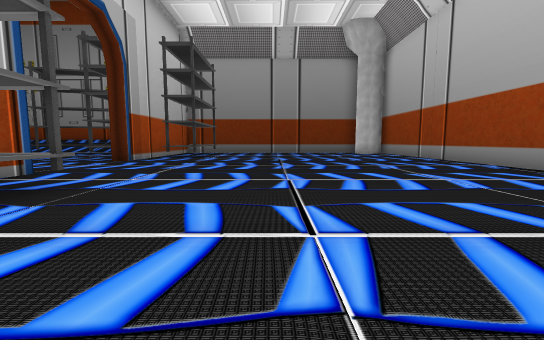
[1] (above)

19 first-person views from a walk through a 3-D level made in the Unity game engine. The camera is 1.2 m above the floor, tilts 6° down and sees 90° across. The floor is counted in squares, 2 m on a side. Each view is taken from the middle of a square. On the plan, view 1 faces up. The plan holds only what a view shows up to about 9 squares ahead; the rest is blank. The place goes on beyond the plan.

[2]
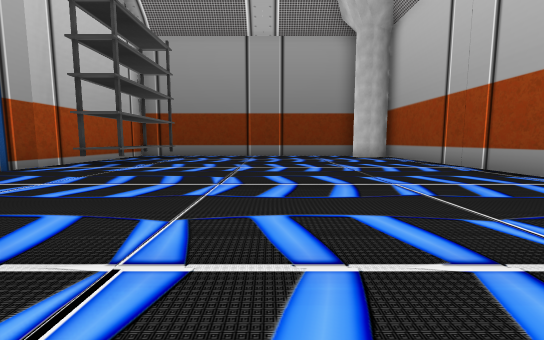

[3]
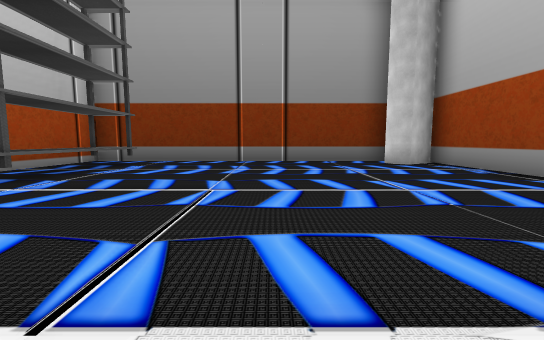

[4]
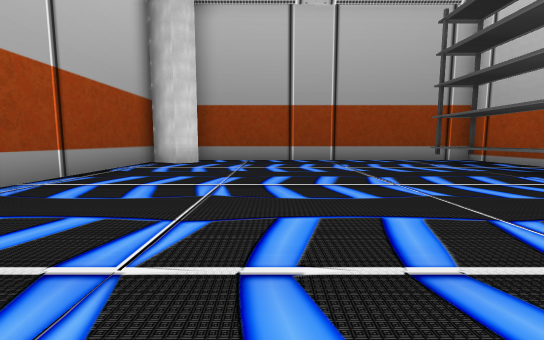

[5]
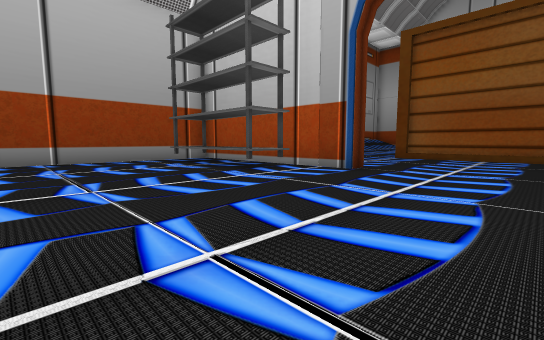

[6]
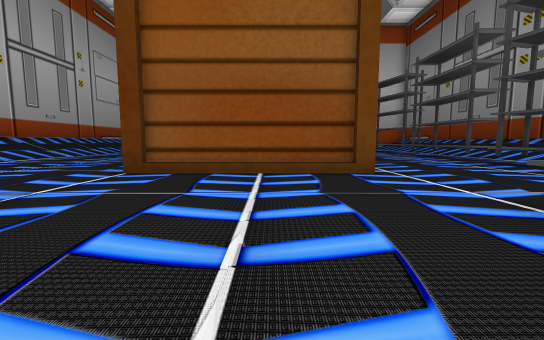

[7]
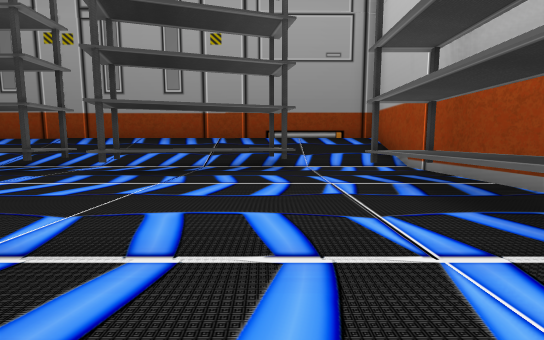

[8]
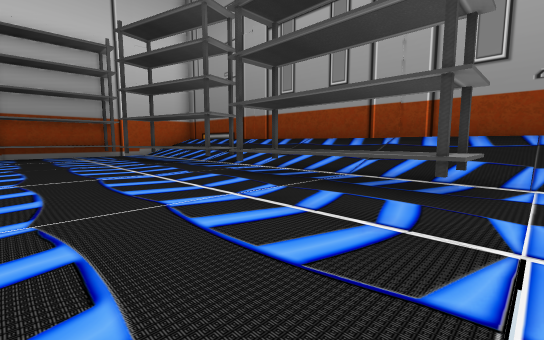

[9]
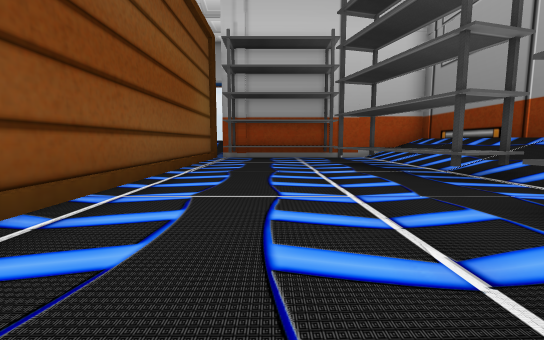

[10]
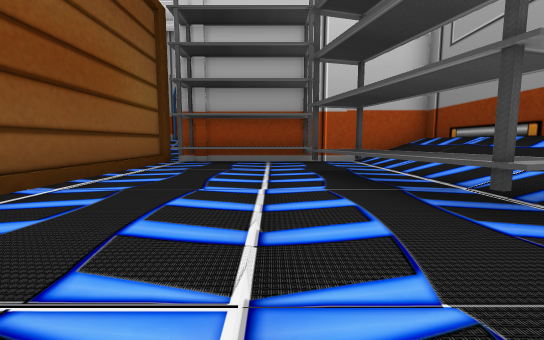

[11]
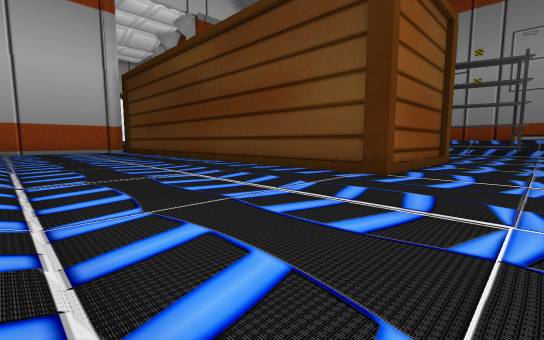

[12]
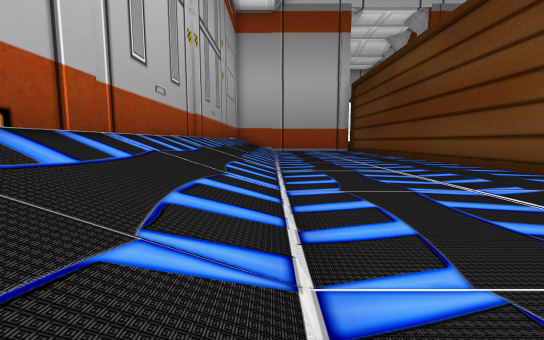

[13]
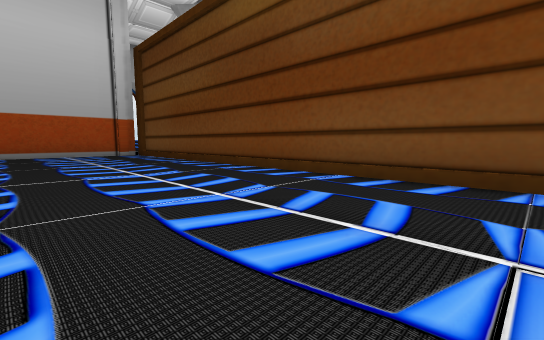

[14]
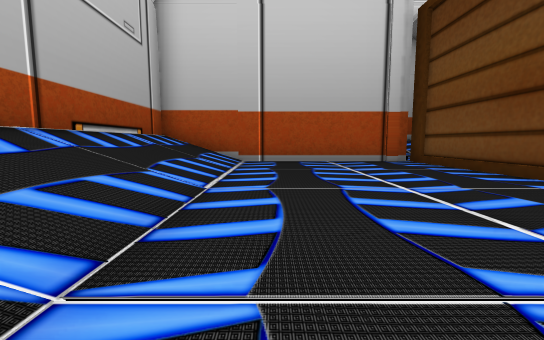

[15]
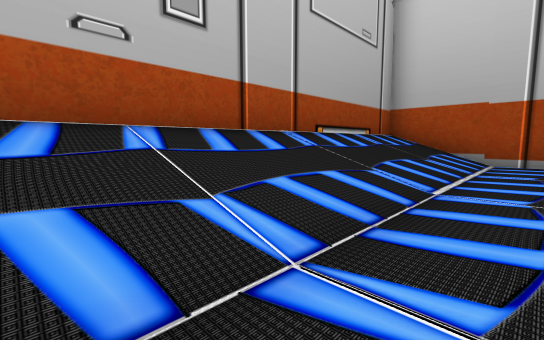

[16]
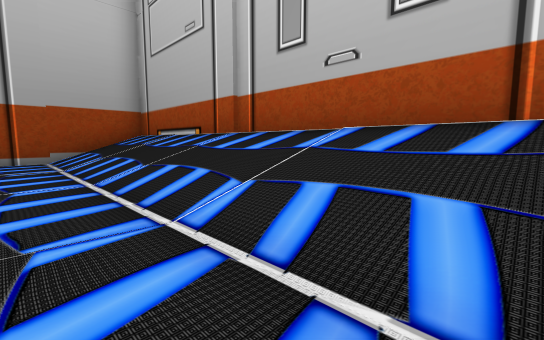

[17]
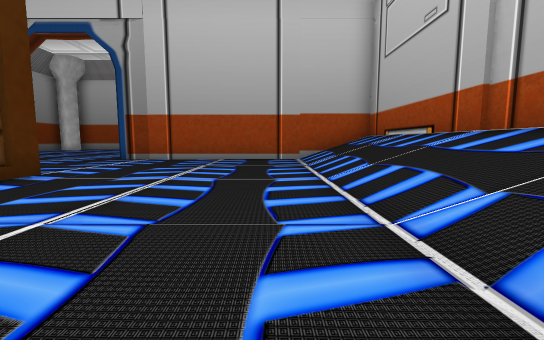

[18]
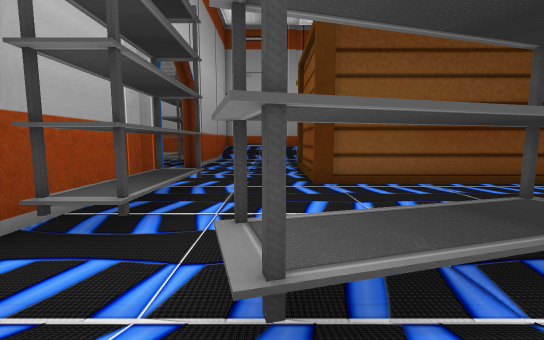

[19]
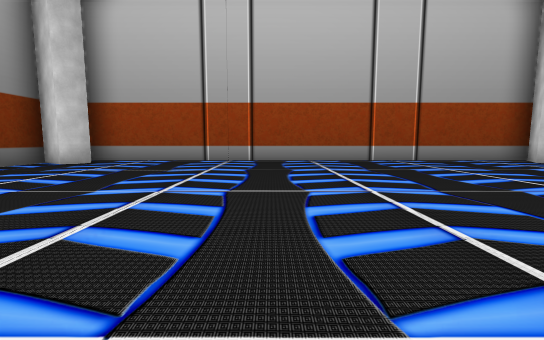

### Floor plan
Key: @ floor where view 1 was taken; # wall or solid block; . main floor; : floor 1.5 m higher than the main floor; / step, stairs or slope; ^ raised ledge; O other object.
Columns run from 25 left of view 1 to 6 right of it. Each row starts with its distance up from view 1.
 17 ######################
 16 #////////////////////#
 15 #/////##/////// ////###########
 14 #../^^^^.OOOO.^^^^..#.........##
 13  O..^^........^^...O#.O.......##
 12  O.................O#.O........#
 11  O.................O#.O........#
 10  O.................O#OO........#
  9  #####/////////#....#..........#
  8      ###########...............#
  7                #...............#
  6                #...............#
  5 ################....#..........#
  4 #./////////////#....#..........#
  3 #...................#.O........#
  2 #...................#.O........#
  1 #...................#.O........#
  0 #...................#.O..@....##
 -1 #//////////// //////###########
 -2 #////////////////////#
 -3 #:///////////#//////:#
 -4 ######################

Where each view was taken, in squares from view 1:
view 1: 0 up, 0 right, facing up
view 2: 3 up, 1 right, facing up
view 3: 6 up, 1 right, facing up
view 4: 8 up, 2 right, facing down
view 5: 8 up, 1 right, facing down-left
view 6: 7 up, 4 left, facing left
view 7: 8 up, 8 left, facing up
view 8: 10 up, 12 left, facing up-left
view 9: 11 up, 14 left, facing left
view 10: 12 up, 16 left, facing left
view 11: 1 down, 7 left, facing up-left
view 12: 1 down, 6 left, facing left
view 13: 0 up, 12 left, facing up-left
view 14: 0 up, 16 left, facing left
view 15: 0 up, 16 left, facing down-left
view 16: 0 up, 14 left, facing down-right
view 17: 0 up, 14 left, facing right
view 18: 16 up, 8 left, facing down
view 19: 8 up, 3 left, facing right
